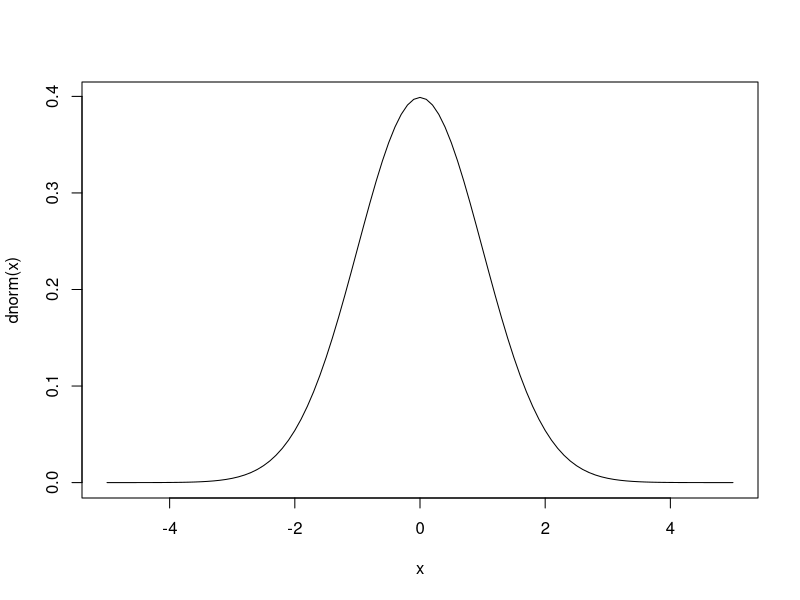

This chart was generated by the following R code:
## ---- chunk 1
x = seq(-5, 5, 0.1)
plot(x, dnorm(x), type = "l")
